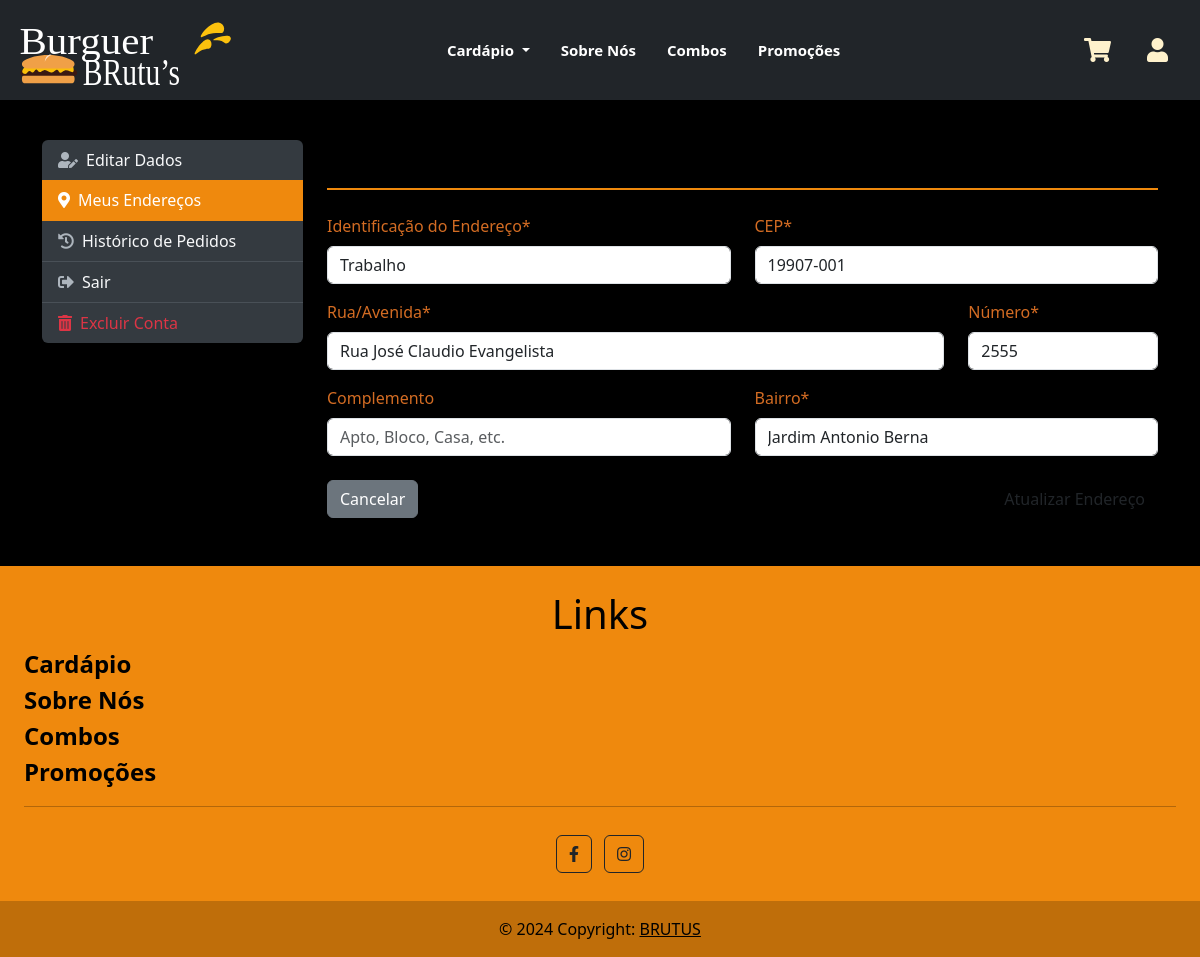
The page /usuario/cadastro-endereco.php?id=16 (signed in) on the database its author committed.
### tables this page shows
CREATE TABLE `endereco` (
  `cod_endereco` int(11) NOT NULL,
  `cep` varchar(9) DEFAULT NULL,
  `rua` varchar(50) DEFAULT NULL,
  `bairro` varchar(20) DEFAULT NULL,
  `numero` int(6) DEFAULT NULL,
  `complemento` varchar(50) DEFAULT NULL,
  `cidade` varchar(15) DEFAULT NULL,
  `fk_Usuario_codigo` int(11) DEFAULT NULL,
  `identificacao` varchar(50) NOT NULL,
  `principal` tinyint(1) DEFAULT 0
);

### usuario/cadastro-endereco.php (the view, shortened to what this page needs)
<?php
$erros = [];
$host = "localhost";
$database = "brutus";
$username = "root";
$password = "";
try {
    $conn = new PDO("mysql:host=$host;dbname=" . $database, $username, $password);
    $conn->setAttribute(PDO::ATTR_ERRMODE, PDO::ERRMODE_EXCEPTION);
    $usuario_id = $_SESSION['id_logado'];
    $endereco_id = isset($_GET['id']) ? intval($_GET['id']) : 0;
    $modo_edicao = ($endereco_id > 0);
    $identificacao = "";
    $cep = "";
    $rua = "";
    $numero = "";
    $complemento = "";
    $bairro = "";
    if ($modo_edicao) {
        $query = "SELECT * FROM endereco WHERE cod_endereco = :id AND fk_Usuario_codigo  = :usuario_id";
        $stmt = $conn->prepare($query);
        $stmt->bindParam(':id', $endereco_id, PDO::PARAM_INT);
        $stmt->bindParam(':usuario_id', $usuario_id, PDO::PARAM_INT);
        $stmt->execute();
        if ($stmt->rowCount() > 0) {
            $endereco = $stmt->fetch(PDO::FETCH_ASSOC);
            $identificacao = $endereco['identificacao'];
            $cep = $endereco['cep'];
            $rua = $endereco['rua'];
            $numero = $endereco['numero'];
            $complemento = $endereco['complemento'];
            $bairro = $endereco['bairro'];
        } else {
            $erros[] = "Endereço não encontrado.";
            $modo_edicao = false;
        }
    }
} catch (PDOException $e) {
    $erros[] = "Erro de conexão: " . $e->getMessage();
}
?>
<!DOCTYPE html>
<html lang="pt-br">
<head>
    <link href="https://cdn.jsdelivr.net/npm/bootstrap@5.3.0-alpha1/dist/css/bootstrap.min.css" rel="stylesheet">
    <link rel="stylesheet" href="https://cdnjs.cloudflare.com/ajax/libs/font-awesome/5.15.3/css/all.min.css">
    <link rel="stylesheet" href="../geral.css">
    <link rel="stylesheet" href="perfil.css">
</head>
<body>
<div class="container my-3">
    <div class="row">
        <div class="col-md-3">
            <div class="list-group profile-menu">
                <a href="perfil.php#editar-dados" class="list-group-item list-group-item-action"><i class="fas fa-user-edit me-2"></i>Editar Dados</a>
                <a href="perfil.php#meus-enderecos" class="list-group-item list-group-item-action active"><i class="fas fa-map-marker-alt me-2"></i>Meus Endereços</a>
                <a href="perfil.php#historico-pedidos" class="list-group-item list-group-item-action"><i class="fas fa-history me-2"></i>Histórico de Pedidos</a>
                <a href="logout.php" class="list-group-item list-group-item-action"><i class="fas fa-sign-out-alt me-2"></i>Sair</a>
                <a href="#" class="list-group-item list-group-item-action text-danger" data-bs-toggle="modal" data-bs-target="#confirmDeleteModal"><i class="fas fa-trash-alt me-2"></i>Excluir Conta</a>
            </div>
        </div>
        <div class="col-md-9">
            <div class="address-form-container">
                <h2 class="mb-4 profile-title">
                    <i class="fas <?php echo $modo_edicao ? 'fa-edit' : 'fa-plus-circle'; ?> me-2"></i>
                </h2>
                <form method="POST" action="">
                    <div class="row mb-3">
                        <div class="col-md-6">
                            <label for="identificacao" class="form-label">Identificação do Endereço*</label>
                            <input type="text" class="form-control" id="identificacao" name="identificacao" value="<?php echo htmlspecialchars($identificacao); ?>" placeholder="Ex: Casa, Trabalho, Casa dos Pais" required>
                        </div>
                        <div class="col-md-6">
                            <label for="cep" class="form-label">CEP*</label>
                            <input type="text" class="form-control" id="cep" name="cep" value="<?php echo htmlspecialchars($cep); ?>" placeholder="00000-000" required>
                        </div>
                    </div>
                    <div class="row mb-3">
                        <div class="col-md-9">
                            <label for="rua" class="form-label">Rua/Avenida*</label>
                            <input type="text" class="form-control" id="rua" name="rua" value="<?php echo htmlspecialchars($rua); ?>" placeholder="Nome da rua ou avenida" required>
                        </div>
                        <div class="col-md-3">
                            <label for="numero" class="form-label">Número*</label>
                            <input type="text" class="form-control" id="numero" name="numero" value="<?php echo htmlspecialchars($numero); ?>" placeholder="Nº" required>
                        </div>
                    </div>
                    <div class="row mb-3">
                        <div class="col-md-6">
                            <label for="complemento" class="form-label">Complemento</label>
                            <input type="text" class="form-control" id="complemento" name="complemento" value="<?php echo htmlspecialchars($complemento); ?>" placeholder="Apto, Bloco, Casa, etc.">
                        </div>
                        <div class="col-md-6">
                            <label for="bairro" class="form-label">Bairro*</label>
                            <input type="text" class="form-control" id="bairro" name="bairro" value="<?php echo htmlspecialchars($bairro); ?>" placeholder="Nome do bairro" required>
                        </div>
                    </div>
                    <div class="d-flex justify-content-between mt-4">
                        <a href="perfil.php#meus-enderecos" class="btn btn-secondary">Cancelar</a>
                        <button type="submit" class="btn profile-btn"><?php echo $modo_edicao ? 'Atualizar' : 'Salvar'; ?> Endereço</button>
                    </div>
                </form>
            </div>
        </div>
    </div>
</div>
</body>
</html>

### geral.css (style rules this page uses)
body { color: rgb(211, 108, 35) ; background-color: black !important; }
.navbar { background-color: black ; width: 100%; height: 100px; display: flex; align-items: center; justify-content: center; }
.navbar-brand { font-size: 24px; font-weight: bold; color: black !important; display: flex; align-items: center; }
.logo { justify-content: center; font-size: 40px; color: black ; display: flex; align-items: center ; }
.logo0 img { margin-top: -20px; }
.navbar-nav { display: flex; flex-grow: 1; justify-content: center; align-items: center; }
.nav-item { text-align: center; }
.nav-link { color: #ffffff !important; font-weight: bold !important; font-size: 15px !important; margin-right: 15px !important; transition: color 0.3s ease, transform 0.3s ease; }
.navbar-icons { display: flex; align-items: center; margin-left: auto; padding-right: 20px; }
.navbar-icons a { color: #fff2cc ; margin-left: 20px; font-size: 1.5rem; transition: color 0.3s ease; }
.mb-4 { color: black !important; }

### usuario/perfil.css (style rules this page uses)
.profile-menu .list-group-item { background-color: #343a40; color: #f8f9fa; border: none; border-bottom: 1px solid #495057; transition: background-color 0.3s ease, color 0.3s ease; }
.profile-menu .list-group-item:last-child { border-bottom: none; }
.profile-menu .list-group-item i { color: #adb5bd; transition: color 0.3s ease; }
.profile-menu .list-group-item.active { background-color: #ef890d; color: #ffffff; border-color: #ef890d; }
.profile-menu .list-group-item.active i { color: #ffffff; }
.profile-menu .list-group-item.text-danger, .profile-menu .list-group-item.text-danger i { color: #dc3545 !important; }
.profile-title { color: #ef890d; border-bottom: 2px solid #ef890d; padding-bottom: 10px; margin-bottom: 30px !important; }
.profile-btn { background-color: #ef890d; border-color: #ef890d; color: #ffffff; font-weight: bold; transition: background-color 0.3s ease, border-color 0.3s ease; }

### rows shown on the page
endereco: identificacao "Trabalho", cep "19907-001", rua "Rua José Claudio Evangelista", numero "2555", bairro "Jardim Antonio Berna"
